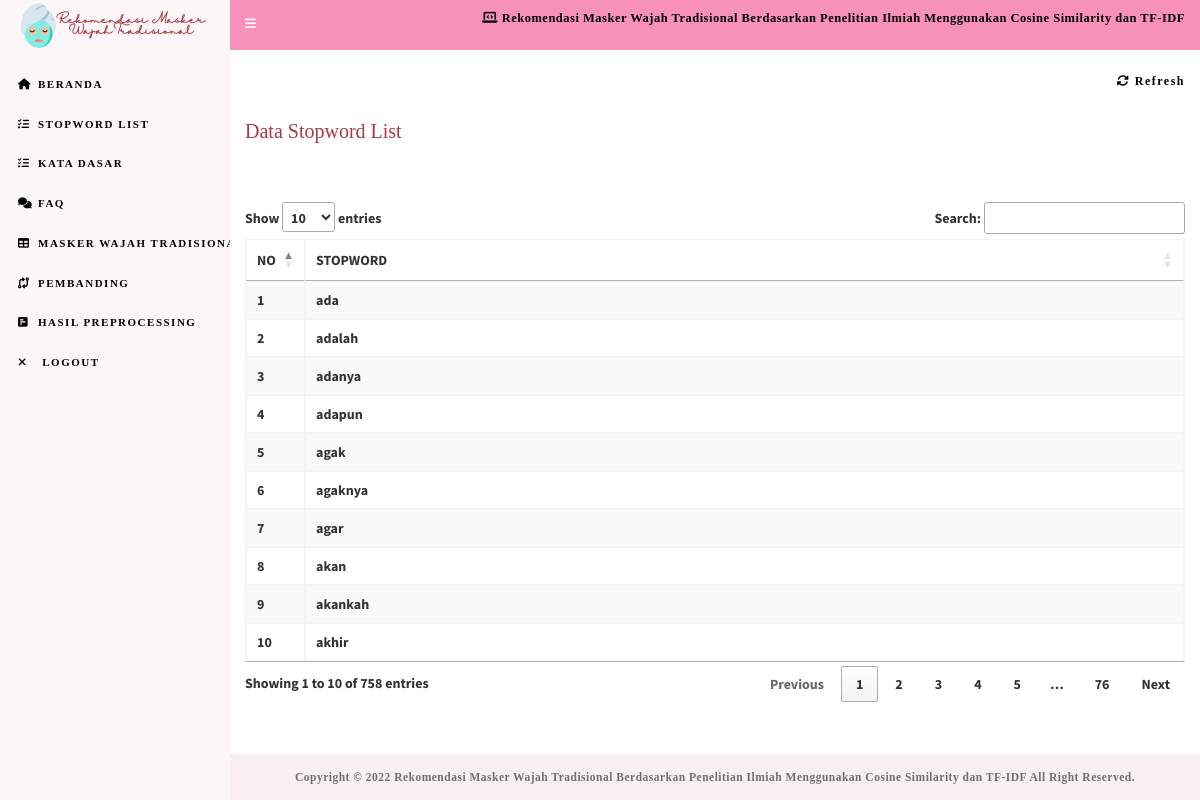
The page /admin/stoplist.php (signed in) on the database its author committed.
### tables this page shows
CREATE TABLE `tbl_stoplist` (
  `id` int(11) NOT NULL,
  `stopword` varchar(50) NOT NULL
);

### admin/stoplist.php (the view, shortened to what this page needs)
<?php include 'header.php';
?>
<section class="content">
    <div class="row">
        <div class="col-md-3" style="color: #A83A44">
            <h3 style="font-family: BrandonText-Regular; font-size: 20px">Data Stopword List</h3>
        </div>
        <body>
            <div class="container; col-md-12" style="margin-top: 20px">
                <div class="row">
                    <div class="col-md-12">
                        <h2 style="text-align: center;margin-bottom: 30px"></h2>
                        <table id="table_id" class="table table-striped table-bordered" cellspacing="0" width="100%">
                            <thead>
                                <tr>
                                    <th width="5%">NO</th>
                                    <th>STOPWORD</th>
                                </tr>
                            </thead>
                            <tbody>
                                <?php
                                $data = mysqli_query($konek, 'SELECT * FROM tbl_stoplist');
                                $no = 1;
                                while ($d = mysqli_fetch_array($data)) { ?>
                                    <tr>
                                        <td><?php echo $no++; ?></td>
                                        <td><?php echo $d['stopword']; ?></td>
                                    </tr>
                                <?php } ?>
                            </tbody>
                        </table>
                    </div>
                </div>
            </div>
        </body>
    </div>
</section>
<?php include 'footer.php'; ?>

### admin/header.php (shortened to what this page needs)
<!DOCTYPE html>
<html>
<head>
  <link rel="stylesheet" href="bootstrap/css/bootstrap.min.css">
  <link rel="stylesheet" type="text/css" href="https://cdn.datatables.net/1.12.1/css/jquery.dataTables.css">
  <link rel="stylesheet" href="https://cdnjs.cloudflare.com/ajax/libs/font-awesome/5.15.1/css/all.min.css" />
  <link rel="stylesheet" href="https://cdnjs.cloudflare.com/ajax/libs/font-awesome/4.5.0/css/font-awesome.min.css">
  <link rel="stylesheet" href="https://cdnjs.cloudflare.com/ajax/libs/font-awesome/6.1.1/css/all.min.css">
  <link rel="stylesheet" href="https://cdnjs.cloudflare.com/ajax/libs/ionicons/2.0.1/css/ionicons.min.css">
  <link rel="stylesheet" href="plugins/pace/pace.min.css">
  <link rel="stylesheet" href="dist/css/AdminLTE.min.css">
  <link rel="stylesheet" href="dist/css/skins/_all-skins.min.css">
  <link rel="stylesheet" href="plugins/iCheck/flat/blue.css">
  <link rel="stylesheet" href="plugins/morris/morris.css">
  <link rel="stylesheet" href="plugins/jvectormap/jquery-jvectormap-1.2.2.css">
  <link rel="stylesheet" href="plugins/datepicker/datepicker3.css">
  <link rel="stylesheet" href="plugins/daterangepicker/daterangepicker.css">
  <link rel="stylesheet" href="plugins/bootstrap-wysihtml5/bootstrap3-wysihtml5.min.css">
</head>
<body class="hold-transition skin-red sidebar-mini">
  <div class="wrapper">
    <header class="main-header">
      <a href="beranda.php" class="logo" style="background-color: #FCF6F8">
        <div class="user-panel" style="bottom: 12px; right: 9px">
          <div class="pull-left image">
            <img src="gambar/logo_.png" class="img-circle" alt="User Image">
          </div>
          <div class="pull-left info" style="top: 12px; left: 20px; width: 100%">
            <h5 style="font-family: Halimun; font-size: 50%; color: #A83A44"><span class="logo-lg"><b>Rekomendasi Masker Wajah Tradisional</span></h5>
          </div>
        </div>
      </a>
      <nav class="navbar navbar-static-top" style="background-color: #F791BA; font-family: BrandonText-Light; font-size: 12.5px; letter-spacing: 0.5px">
        </i><a href="beranda.php" class="sidebar-toggle" data-toggle="offcanvas" role="button">
        </a>
        <div class="navbar-custom-menu">
          <ul class="nav">
            <li>
              <a data-toggle="control-sidebar">
                <marquee style="color: #000000"><i class="fas fa-laptop-code" style="color: #000000"> </i> Rekomendasi Masker Wajah Tradisional Berdasarkan Penelitian Ilmiah Menggunakan Cosine Similarity dan TF-IDF </marquee>
              </a>
            </li>
          </ul>
        </div>
      </nav>
    </header>
    <aside class="main-sidebar" style="font-family: BrandonText-Light; font-size: 11px; background-color: #FCF6F8; letter-spacing:1.5px">
      <section class="sidebar">
        <ul class="sidebar-menu">
          <li>
            <a href="beranda.php" style="color: #000000; top: 15px">
              <i class=" fa fa-home"></i><span>BERANDA</span>
            </a>
          </li>
          <li>
            <a href="stoplist.php" style="color: #000000; top: 15px">
              <i class="fa fa-tasks"></i><span>STOPWORD LIST</span>
            </a>
          </li>
          <li>
            <a href="kata_dasar.php" style="color: #000000; top: 15px">
              <i class="fa fa-tasks"></i><span>KATA DASAR</span>
            </a>
          </li>
          <li>
            <a href="faq_tampil.php" style="color: #000000; top: 15px">
              <i class="fa fa-comments"></i><span>FAQ</span>
            </a>
          </li>
          <li>
            <a href="masker_tampil.php" style="color: #000000; top: 15px">
              <i class="fa fa-table"></i><span>MASKER WAJAH TRADISIONAL</span>
            </a>
          </li>
          <li>
            <a href="pembanding.php" style="color: #000000; top: 15px">
              <i class="fa fa-code-compare"></i><span>PEMBANDING</span>
            </a>
          </li>
          <li>
            <a href="hasil_preprocessing.php" style="color: #000000; top: 15px">
              <i class="fa fa-square-poll-horizontal"></i><span>HASIL PREPROCESSING</span>
            </a>
          </li>
          <li>
            <a href="logout.php" style="color: #000000; top: 15px">
              <i class="fa fa-times"></i> <span>LOGOUT</span>
            </a>
          </li>
        </ul>
      </section>
    </aside>
    <div class="content-wrapper" style="background-color: #FFFFFF">
      <section class="content-header">
        <ol class="breadcrumb">
          <li><a style="color: #000000; font-family: BrandonText-Light; font-size: 12px; letter-spacing: 1.5px" href="beranda.php"><i class="fas fa-sync-alt"></i> Refresh</a></li>
        </ol>
        <br>
      </section>
</body>

### admin/footer.php (shortened to what this page needs)
<footer class="main-footer" style="font-family: BrandonText-Light; font-size: 11.5px; background-color: #F9EEF1; color: #717070;  letter-spacing: 0.5px; border: 0px">
  <center>
    <strong>Copyright &copy; 2022 Rekomendasi Masker Wajah Tradisional Berdasarkan Penelitian Ilmiah Menggunakan Cosine Similarity dan TF-IDF</strong> All Right Reserved.
  </center>
</footer>
</html>

### rows shown on the page
tbl_stoplist: stopword "ada"
tbl_stoplist: stopword "adalah"
tbl_stoplist: stopword "adanya"
tbl_stoplist: stopword "adapun"
tbl_stoplist: stopword "agak"
tbl_stoplist: stopword "agaknya"
tbl_stoplist: stopword "agar"
tbl_stoplist: stopword "akan"
tbl_stoplist: stopword "akankah"
tbl_stoplist: stopword "akhir"
